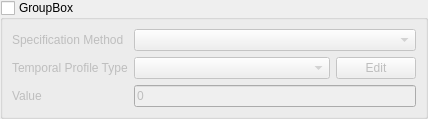
<?xml version="1.0" encoding="UTF-8"?>
<ui version="4.0">
 <class>VariableSourceWidget</class>
 <widget class="QWidget" name="VariableSourceWidget">
  <property name="geometry">
   <rect>
    <x>0</x>
    <y>0</y>
    <width>428</width>
    <height>116</height>
   </rect>
  </property>
  <property name="windowTitle">
   <string>Form</string>
  </property>
  <layout class="QVBoxLayout" name="verticalLayout">
   <property name="leftMargin">
    <number>0</number>
   </property>
   <property name="topMargin">
    <number>0</number>
   </property>
   <property name="rightMargin">
    <number>0</number>
   </property>
   <property name="bottomMargin">
    <number>0</number>
   </property>
   <item>
    <widget class="QGroupBox" name="groupBox">
     <property name="title">
      <string>GroupBox</string>
     </property>
     <property name="checkable">
      <bool>true</bool>
     </property>
     <property name="checked">
      <bool>false</bool>
     </property>
     <layout class="QFormLayout" name="formLayout">
      <item row="0" column="0">
       <widget class="QLabel" name="label_1">
        <property name="text">
         <string>Specification Method</string>
        </property>
       </widget>
      </item>
      <item row="0" column="1">
       <widget class="EnumComboBox" name="specificationMethod">
        <property name="minimumSize">
         <size>
          <width>0</width>
          <height>0</height>
         </size>
        </property>
       </widget>
      </item>
      <item row="1" column="0">
       <widget class="QLabel" name="label_2">
        <property name="text">
         <string>Temporal Profile Type</string>
        </property>
       </widget>
      </item>
      <item row="1" column="1">
       <widget class="QWidget" name="widget_4" native="true">
        <layout class="QVBoxLayout" name="verticalLayout_3">
         <property name="leftMargin">
          <number>0</number>
         </property>
         <property name="topMargin">
          <number>0</number>
         </property>
         <property name="rightMargin">
          <number>0</number>
         </property>
         <property name="bottomMargin">
          <number>0</number>
         </property>
         <item>
          <widget class="QWidget" name="widget_3" native="true">
           <layout class="QHBoxLayout" name="horizontalLayout">
            <property name="leftMargin">
             <number>0</number>
            </property>
            <property name="topMargin">
             <number>0</number>
            </property>
            <property name="rightMargin">
             <number>0</number>
            </property>
            <property name="bottomMargin">
             <number>0</number>
            </property>
            <item>
             <widget class="EnumComboBox" name="temporalProfileType">
              <property name="sizePolicy">
               <sizepolicy hsizetype="Expanding" vsizetype="Fixed">
                <horstretch>0</horstretch>
                <verstretch>0</verstretch>
               </sizepolicy>
              </property>
              <property name="minimumSize">
               <size>
                <width>0</width>
                <height>0</height>
               </size>
              </property>
             </widget>
            </item>
            <item>
             <widget class="QPushButton" name="edit">
              <property name="text">
               <string>Edit</string>
              </property>
             </widget>
            </item>
           </layout>
          </widget>
         </item>
        </layout>
       </widget>
      </item>
      <item row="2" column="0">
       <widget class="QLabel" name="label">
        <property name="text">
         <string>Value</string>
        </property>
       </widget>
      </item>
      <item row="2" column="1">
       <widget class="QLineEdit" name="constantValue">
        <property name="enabled">
         <bool>false</bool>
        </property>
        <property name="text">
         <string>0</string>
        </property>
       </widget>
      </item>
     </layout>
    </widget>
   </item>
  </layout>
 </widget>
 <customwidgets>
  <customwidget>
   <class>EnumComboBox</class>
   <extends>QComboBox</extends>
   <header>widgets.enum_combo_box</header>
  </customwidget>
 </customwidgets>
 <resources/>
 <connections/>
</ui>
